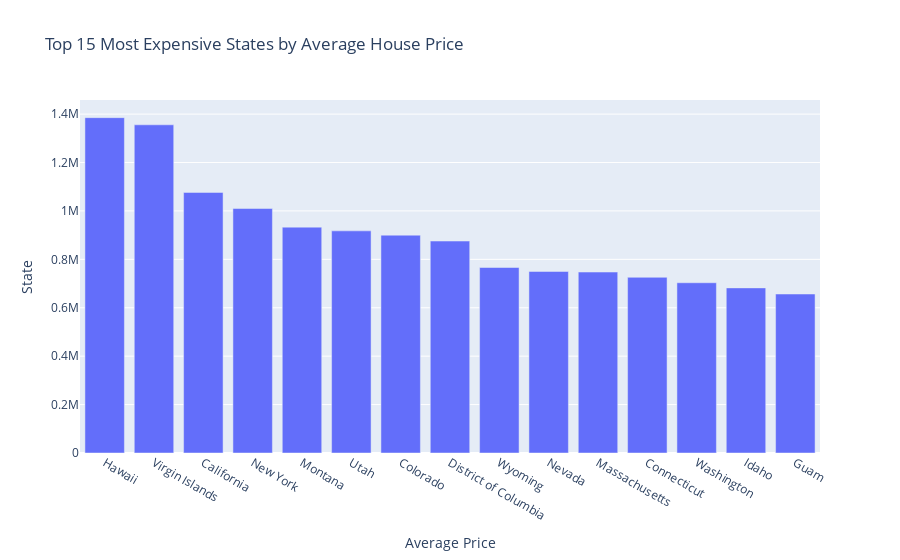

Notebook code for this chart:
### Markdown cell above
### Step 3.1 [Where is the expensive houses in the US?]

### Code cell
# most expensive states
state_avg = df.groupby('state')['price'].mean().sort_values(ascending=False).head(15)
fig = px.bar(state_avg, 
             x=state_avg.index, 
             y=state_avg.values, 
             orientation='v',
             title="Top 15 Most Expensive States by Average House Price")
fig.update_layout(xaxis_title="Average Price", yaxis_title="State")
fig.show()

### Figure 1 — Plotly figure (JSON) as saved in the notebook; plotly's stock layout.template omitted (floating-point values rounded to 4 significant figures)
{"data": [{"alignmentgroup": "True", "hovertemplate": "state=%{x}<br>y=%{y}<extra></extra>", "legendgroup": "", "marker": {"color": "#636efa", "pattern": {"shape": ""}}, "name": "", "offsetgroup": "", "orientation": "v", "showlegend": false, "textposition": "auto", "type": "bar", "x": ["Hawaii", "Virgin Islands", "California", "New York", "Montana", "Utah", "Colorado", "District of Columbia", "Wyoming", "Nevada", "Massachusetts", "Connecticut", "Washington", "Idaho", "Guam"], "xaxis": "x", "y": [1385000.0, 1356000.0, 1077000.0, 1010000.0, 933100.0, 917700.0, 899900.0, 875500.0, 766300.0, 749900.0, 747500.0, 725800.0, 703300.0, 682100.0, 656800.0], "yaxis": "y"}], "layout": {"barmode": "relative", "legend": {"tracegroupgap": 0}, "title": {"text": "Top 15 Most Expensive States by Average House Price"}, "xaxis": {"anchor": "y", "domain": [0, 1], "title": {"text": "Average Price"}}, "yaxis": {"anchor": "x", "domain": [0, 1], "title": {"text": "State"}}}}
